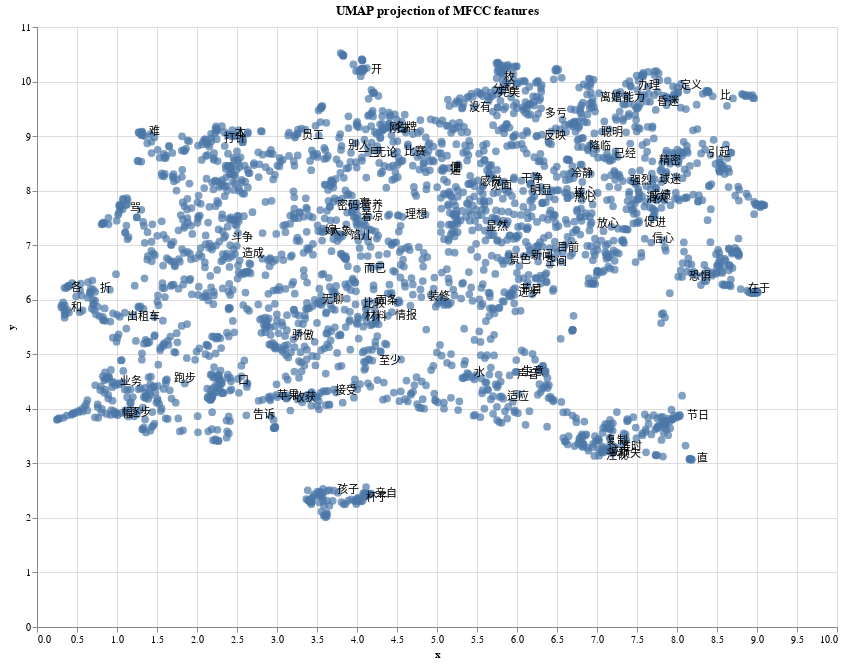

The code cell stored with this chart in its notebook:
### Markdown cell above
## Using Altair

### Code cell
import numpy as np
import altair as alt
import pandas as pd
from umap import UMAP
from sklearn.preprocessing import StandardScaler

# Assuming words and features_array are already defined

# Standardize the features
scaler = StandardScaler()
scaled_features = scaler.fit_transform(features_array)

# Apply UMAP
umap_model = UMAP(n_neighbors=15, min_dist=0.1, n_components=2, random_state=42)
embeddings = umap_model.fit_transform(scaled_features)

# Create a DataFrame for Altair
df = pd.DataFrame({
    'x': embeddings[:, 0],
    'y': embeddings[:, 1],
    'word': words
})

# Create the scatter plot
scatter = alt.Chart(df).mark_circle(size=60).encode(
    x='x:Q',
    y='y:Q',
    tooltip=['word']
).properties(
    width=800,
    height=600,
    title='UMAP projection of MFCC features'
)

# Add text labels
text = scatter.mark_text(
    align='left',
    baseline='middle',
    dx=7
).encode(
    text='word'
).transform_sample(100)  # Randomly sample 100 points to label

# Combine scatter and text layers
chart = (scatter + text).interactive()

chart

### Figure 1 — Vega-Lite specification as saved in the notebook (floating-point values rounded to 4 significant figures; data arrays with more than 128 entries replaced by an {"elided": "..."} marker saying what was removed)
{"config": {"view": {"continuousWidth": 300, "continuousHeight": 300}}, "layer": [{"mark": {"type": "circle", "size": 60}, "encoding": {"tooltip": [{"field": "word", "type": "nominal"}], "x": {"field": "x", "type": "quantitative"}, "y": {"field": "y", "type": "quantitative"}}, "name": "view_1", "title": "UMAP projection of MFCC features"}, {"mark": {"type": "text", "align": "left", "baseline": "middle", "dx": 7}, "encoding": {"text": {"field": "word", "type": "nominal"}, "tooltip": [{"field": "word", "type": "nominal"}], "x": {"field": "x", "type": "quantitative"}, "y": {"field": "y", "type": "quantitative"}}, "title": "UMAP projection of MFCC features", "transform": [{"sample": 100}]}], "data": {"name": "data-2653f73271d7bc0a7581af33c6b512e2"}, "height": 600, "params": [{"name": "param_1", "select": {"type": "interval", "encodings": ["x", "y"]}, "bind": "scales", "views": ["view_1"]}], "width": 800, "$schema": "https://vega.github.io/schema/vega-lite/v5.20.1.json", "datasets": {"data-2653f73271d7bc0a7581af33c6b512e2": {"elided": "2650 records"}}}
